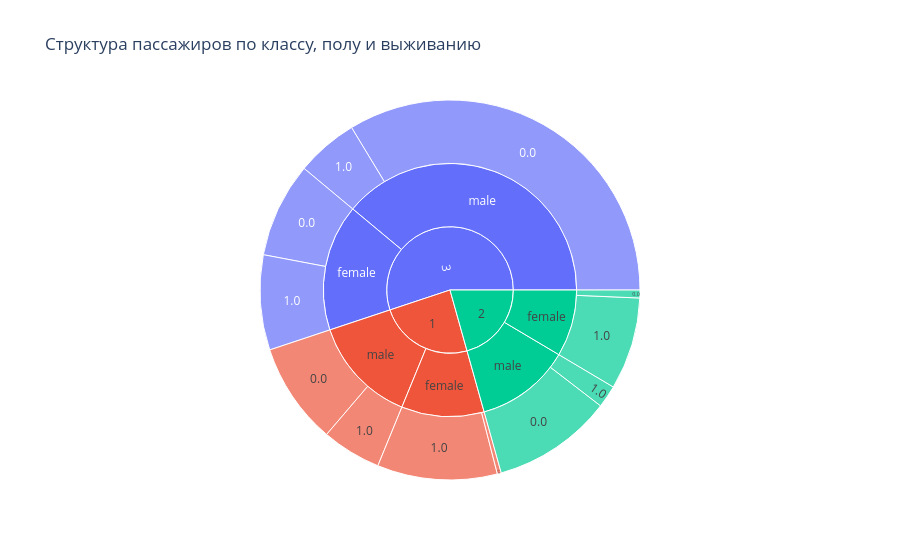

Notebook source saved alongside this figure:
### Markdown cell above
#### 8. Sunburst chart (интерактивный)

### Code cell
sunburst_data = combined_df.groupby(['Pclass', 'Sex', 'Survived']).size().reset_index(name='count')
fig8 = px.sunburst(sunburst_data, path=['Pclass', 'Sex', 'Survived'], values='count',
                  title='Структура пассажиров по классу, полу и выживанию')
fig8.show()

### Figure 1 — Plotly figure (JSON) as saved in the notebook; plotly's stock layout.template omitted (floating-point values rounded to 4 significant figures)
{"data": [{"branchvalues": "total", "domain": {"x": [0, 1], "y": [0, 1]}, "hovertemplate": "labels=%{label}<br>count=%{value}<br>parent=%{parent}<br>id=%{id}<extra></extra>", "ids": ["1/female/0.0", "1/female/1.0", "1/male/0.0", "1/male/1.0", "2/female/0.0", "2/female/1.0", "2/male/0.0", "2/male/1.0", "3/female/0.0", "3/female/1.0", "3/male/0.0", "3/male/1.0", "1/female", "1/male", "2/female", "2/male", "3/female", "3/male", "1", "2", "3"], "labels": ["0.0", "1.0", "0.0", "1.0", "0.0", "1.0", "0.0", "1.0", "0.0", "1.0", "0.0", "1.0", "female", "male", "female", "male", "female", "male", "1", "2", "3"], "name": "", "parents": ["1/female", "1/female", "1/male", "1/male", "2/female", "2/female", "2/male", "2/male", "3/female", "3/female", "3/male", "3/male", "1", "1", "2", "2", "3", "3", "", "", ""], "type": "sunburst", "values": [3.0, 91.0, 77.0, 45.0, 6.0, 70.0, 91.0, 17.0, 72.0, 72.0, 300.0, 47.0, 94.0, 122.0, 76.0, 108.0, 144.0, 347.0, 216.0, 184.0, 491.0]}], "layout": {"autosize": true, "legend": {"tracegroupgap": 0}, "title": {"text": "Структура пассажиров по классу, полу и выживанию"}}}
